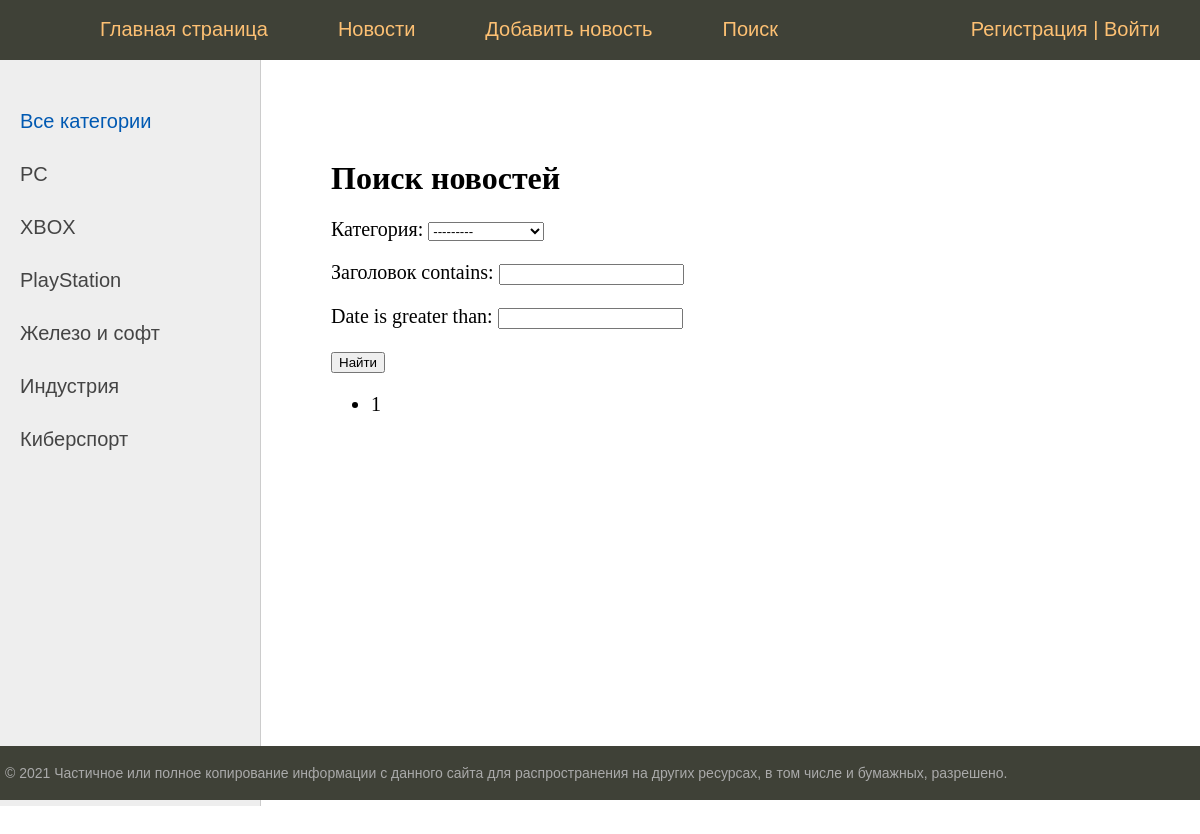
Before: /news/search with the older database file.
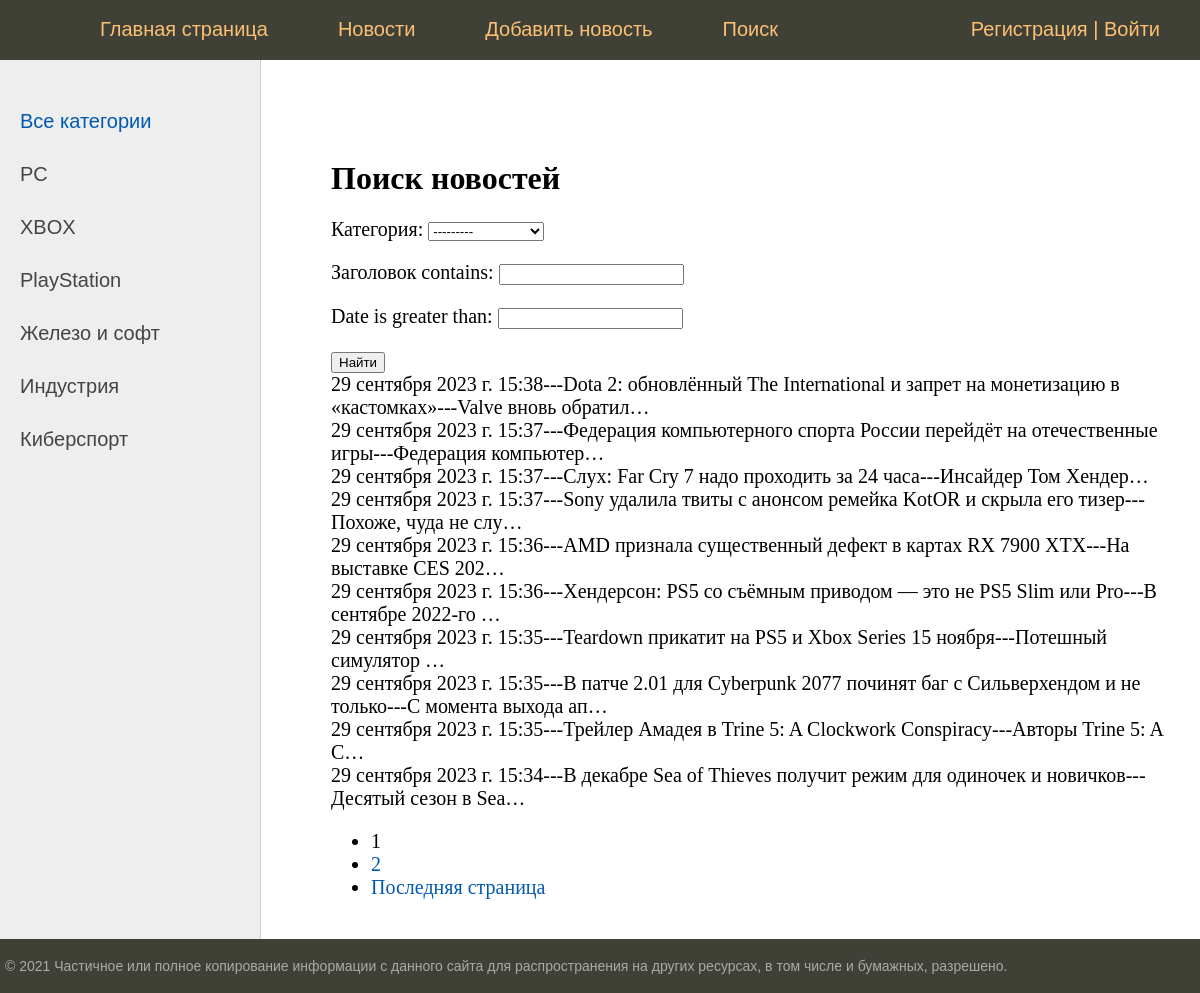
After: the same page with the newer database file.
### news/models.py (models this page shows, shortened)
class Category(models.Model):
    name = models.CharField(max_length=50, db_index=True, unique=True)
    subscribers = models.ManyToManyField(User, related_name='categories', blank=True)
    def __str__(self):
        return self.name
    def get_absolute_url(self):
        return reverse('category', kwargs={'cat_id': self.pk})
    class Meta:
        verbose_name_plural = 'Категории'

class News(models.Model):
    title = models.CharField(max_length=255, verbose_name='Заголовок')
    description = models.TextField(verbose_name='Содержание')
    date = models.DateTimeField(auto_now_add=True)
    rating = models.IntegerField(default=0)
    cat = models.ForeignKey('Category', on_delete=models.PROTECT,  verbose_name='Категория')
    auth = models.ForeignKey('Author', on_delete=models.CASCADE, verbose_name='Автор', blank=True, default='admin')
    class Meta:
        ordering = ['-date']
        verbose_name_plural = 'News'

### news/views.py (the view)
# urls.py: path('news/search', Search.as_view(), name='search'),
class Search(DataMixin, ListView):
    model = News
    template_name = 'news/search.html'
    context_object_name = 'posts'
    paginate_by = 10
    def get_filter(self):
        return NewsFilter(self.request.GET, queryset=super().get_queryset())
    def get_queryset(self):
        return self.get_filter().qs
    def get_context_data(self, *args, **kwargs):
        context = {
            **super().get_context_data(*args, **kwargs),
            'filter': self.get_filter()
        }
        c_def = self.get_user_context(title='Поиск новостей')
        return dict(list(context.items()) + list(c_def.items()))

### news/utils.py (called while the page is built)
    def get_user_context(self, **kwargs):
        context = kwargs
        cats = Category.objects.all()
        context['menu'] = menu
        context['cats'] = cats
        if 'cat_selected' not in context:
            context['cat_selected'] = 0
        return context

### news/templates/news/search.html
{% extends 'news/default.html' %}
{% block content %}
<h1>{{title}}</h1>
<form method="get">
       {{ filter.form.as_p }}
       <input type="submit" value="Найти" />
</form>
       {% for obj in posts %}
              {{ obj.date }}---{{ obj.title }}---{{ obj.description|truncatechars:20 }}<br />
       {% endfor %}
{% endblock %}

### news/templates/news/default.html (shortened to what this page needs)
{% load static %}
<!DOCTYPE html>
<html>
<head>
	<link type="text/css" href="{% static 'news/css/styles.css' %}" rel="stylesheet" />
</head>
<body>
<table class="table-page" border=0 cellpadding="0" cellspacing="0">
<tr><td valign=top>
{% block mainmenu %}
		<div class="header">
			<ul id="mainmenu" class="mainmenu">
			<li class="logo"><a href="{% url 'home' %}"><div class="logo"></div></a></li>
{% for m in menu %}
		<li><a href="{% url m.url_name %}">{{m.title}}</a></li>
{% endfor %}
				{% if request.user.is_authenticated %}
					<li class="last"> {{user.username}} | <a href="{% url 'account_logout' %}"> Выйти</a> </li>
				{% else %}
					<li class="last"><a href="{% url 'account_signup' %}">Регистрация</a> | <a href="{% url 'account_login' %}"> Войти </a> </li>
				{% endif %}
			</ul>
		</div>
{% endblock mainmenu %}
<table class="table-content" border=0 cellpadding="0" cellspacing="0">
<tr>
	<td valign="top" class="left-chapters">
	<ul id="leftchapters">
{% if cat_selected == 0 %}
		<li class="selected">Все категории</li>
{% else %}
		<li><a href="{% url 'news' %}">Все категории</a></li>
{% endif %}
{% for c in cats %}
	{% if c.pk == cat_selected %}
		<li class="selected">{{ c.name }}</li>
	{% else %}
		<li><a href="{{ c.get_absolute_url }}">{{ c.name }}</a></li>
	{% endif %}
{% endfor %}
	</ul>
	</td>
<td valign="top" class="content">
	<div class="content-text">
{% block content %}
{% endblock %}
<nav class="list-pages">
	<ul>
		{% for p in paginator.page_range %}
		{% if page_obj.number == p %}
		<li class="page-num page-num-selected">{{ p }}</li>
		{% elif p >= page_obj.number|add:-1 and p <= page_obj.number|add:1 %}
		<li class="page-num">
			<a href="?page={{ p }}">{{ p }}</a>
		</li>
		{% endif %}
		{% endfor %}
{% if page_obj.has_next %}
<li class="page-num">
	<a href="?page={{ page_obj.last_page_number }}">Последняя страница</a>
</li>
{% endif %}
	</ul>
</nav>
	</div>
</td></tr></table>
</td></tr>
<tr><td valign=top>
	<div id="footer">
		<p>&copy; 2021 Частичное или полное копирование информации с данного сайта для распространения на других ресурсах, в том числе и бумажных, разрешено.</p>
	</div>
</td></tr></table>
</body>
</html>

### news/static/news/css/styles.css (style rules this page uses)
html, body { font-family: 'Arial'; margin: 0; padding: 0; height: 100%; width: 100%; color: #444; }
a { color: #0059b2; text-decoration: none; }
.table-page { width: 100%; height: 100%; vertical-align: top; }
.table-page tr { height: 100%; }
.header { background: #3F4137; height: 60px; }
.logo { background: url('../images/logo.png') no-repeat 10px 5px; width: 70px; height: 60px; }
ul.mainmenu { list-style: none; margin: 0; padding: 0; height: 60px; color: #fdc073; font-size: 20px; overflow: hidden; }
ul.mainmenu li { float: left; margin: 18px 40px 0 30px; }
ul.mainmenu li.logo { margin: 0; }
ul.mainmenu li.last { float: right; }
ul.mainmenu li a { color: #fdc073; text-decoration: none; }
.table-content { width: 100%; min-height: 100%; height: 100%; }
.left-chapters { margin: 0; background: #eee; border-right: 1px solid #ccc; min-height: 100%; }
.left-chapters ul { width: 230px; min-height: 100%; margin: 0; padding: 20px 10px 10px 20px; list-style: none; font-size: 20px; }
.left-chapters ul li { margin: 30px 0 0 0; color: #999; }
.left-chapters ul li.selected { color: #0059b2; }
.left-chapters ul li a { color: #444; text-decoration: none; }
.content { padding: 40px 20px 20px 40px; width: 100%; box-sizing: border-box; }
.content-text { margin: 60px 0 0 30px; color: #000; font-size: 20px; font-family: Yandex Sans Display Light; }
.content-text h1 { font-size: 32px; }
#footer { box-sizing: border-box; background: #3F4137; padding: 5px; color: #aaa; font-size: 14px; font-family: Verdana, Geneva, Arial, Helvetica; text-align: left; overflow: hidden; }

Changed rows visible on the page:
added News: date "29 сентября 2023 г. 15:38", title "Dota 2: обновлённый The International и запрет на монетизацию в «кастомках»", description "Valve вновь обратил…"
added News: date "29 сентября 2023 г. 15:37", title "Федерация компьютерного спорта России перейдёт на отечественные игры", description "Федерация компьютер…"
added News: date "29 сентября 2023 г. 15:37", title "Слух: Far Cry 7 надо проходить за 24 часа", description "Инсайдер Том Хендер…"
added News: date "29 сентября 2023 г. 15:37", title "Sony удалила твиты с анонсом ремейка KotOR и скрыла его тизер", description "Похоже, чуда не слу…"
added News: date "29 сентября 2023 г. 15:36", title "AMD признала существенный дефект в картах RX 7900 XTX", description "На выставке CES 202…"
added News: date "29 сентября 2023 г. 15:36", title "Хендерсон: PS5 со съёмным приводом — это не PS5 Slim или Pro", description "В сентябре 2022-го …"
added News: date "29 сентября 2023 г. 15:35", title "Teardown прикатит на PS5 и Xbox Series 15 ноября", description "Потешный симулятор …"
added News: date "29 сентября 2023 г. 15:35", title "В патче 2.01 для Cyberpunk 2077 починят баг с Сильверхендом и не только", description "С момента выхода ап…"
added News: date "29 сентября 2023 г. 15:35", title "Трейлер Амадея в Trine 5: A Clockwork Conspiracy", description "Авторы Trine 5: A C…"
added News: date "29 сентября 2023 г. 15:34", title "В декабре Sea of Thieves получит режим для одиночек и новичков", description "Десятый сезон в Sea…"
Other visible differences:
new list line: "2"
text now shown: "Последняя страница"
